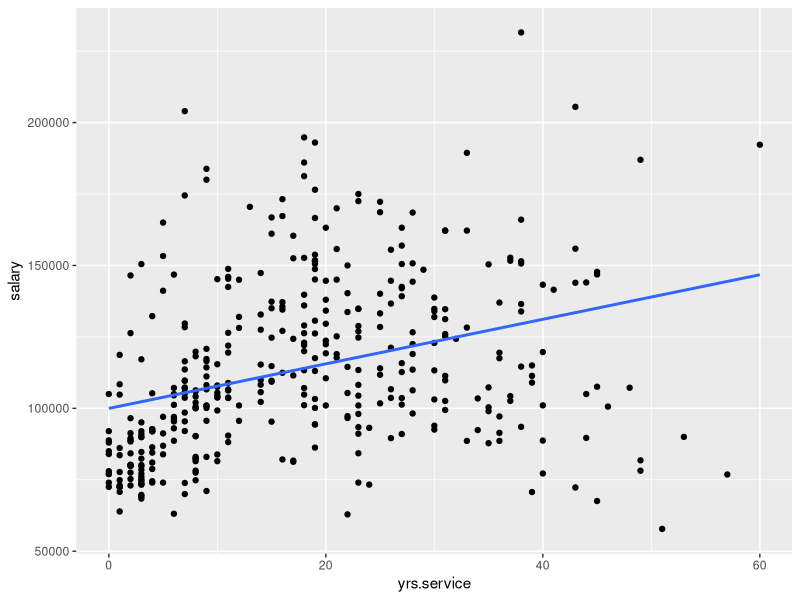
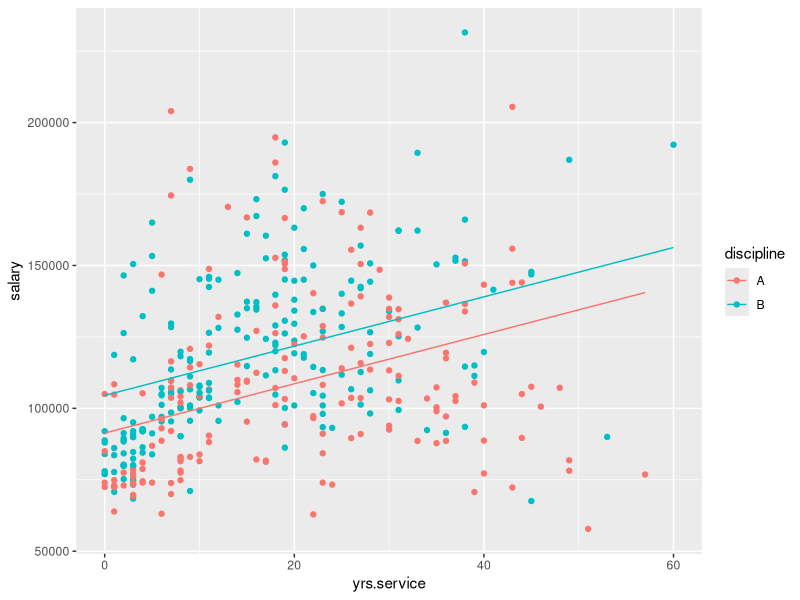
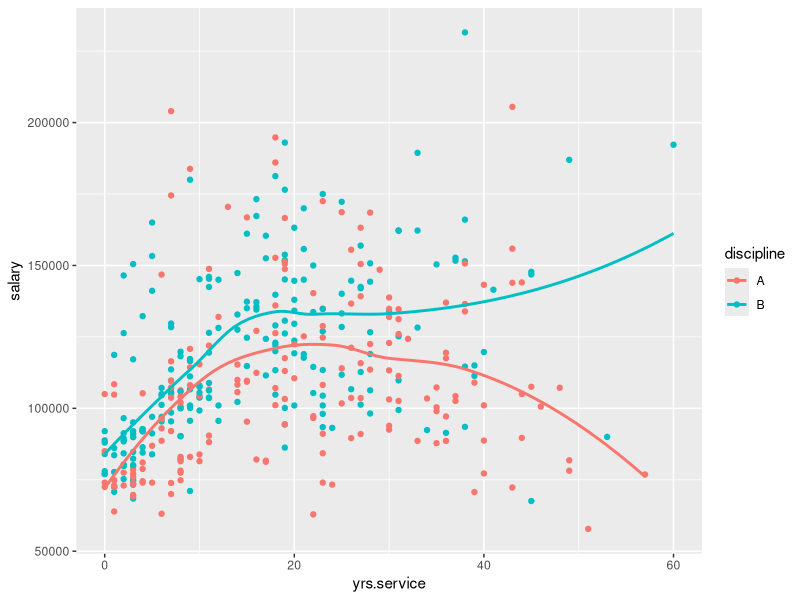
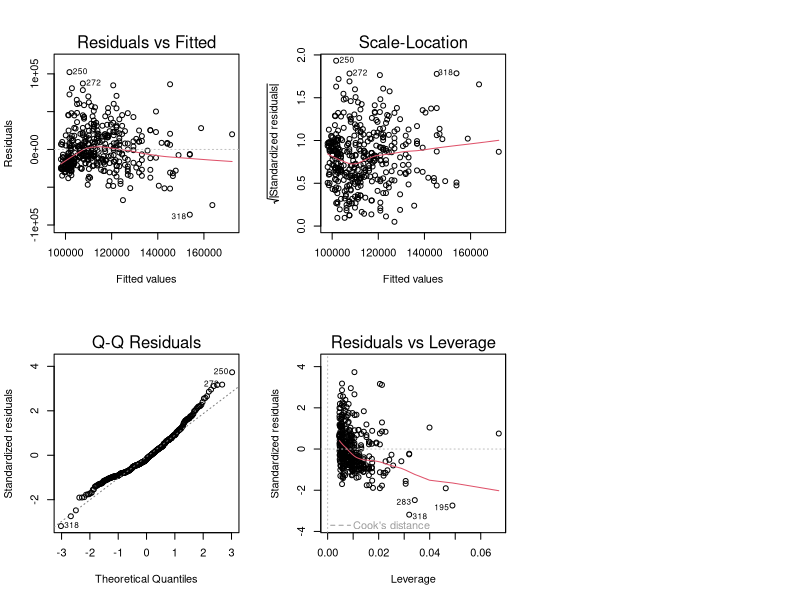

Recreate these plots in R, in order.
### Stats with R Exercise sheet 7

##############################################################################
#Week8: Checking Assumptions underlying ANOVA and linear regression
##############################################################################

## This exercise sheet contains the exercises that you will need to complete and 
## submit by 23:55 on Thursday, December 28. Write the code below the questions. 
## If you need to provide a written answer, comment this out using a hashtag (#). 
## Submit your homework via cms

## Please write below your (and your teammates) name, matriculation number. 
## Name:
## Matriculation number:
## Name:
## Matriculation number:
## Name:
## Matriculation number:

###############################################################################
###############################################################################

# The following line of code clears your workspace.

rm(list = ls())

################################
### Please, use ggplot to make plots in all exercises unless specified differently!
################################

################################
### Exercise 1 ANOVA assumptions
################################
library(MASS)
library(dplyr)
library(tidyr)
library(ggplot2)
library(car)
library(ggplot2)

data_long = anorexia%>% pivot_longer(c(Postwt,Prewt), names_to = "Time", values_to = "Weight") %>%
  mutate(Time = factor(Time, levels=c("Prewt","Postwt")))
## a) Please rerun the two-way interaction model from sheet 5 (modelling weight by time and treatment and
##  their interaction for the data_long data set)

## b) Run the levene test for this model

## c) What do you conclude?

## d) Look at homoscedacity using plots instead

################################
### Exercise 2 LM assumptions
################################

##a) Load the dataset Salaries from package carData and store it in a variable called data. 
# Familiarize yourself with the content of the dataset: https://r-data.pmagunia.com/dataset/r-dataset-package-car-salaries

data <- Salaries

## b) Run a simple regression, just including 'years in service' as predictor and salary as the dependent variable
##  Store it in lm1

lm1 <- lm(formula = salary ~ yrs.service, data=data)

## c) Report and explain the effect of 'years in service'

#### For every year in service, salary increases by 779.6 dollars.

## d) Make a scatterplot of salary by 'years in service', including the regression line

ggplot(data, aes(x=yrs.service, y=salary)) +
  geom_point() +
  geom_smooth(method='lm', se=FALSE)

## e) Next, fit a model of salary including 'years in service' and discipline as predictors, store it in lm2

lm2 <- lm(formula = salary ~ yrs.service + discipline + 0, data=data)

## f) Report and explain the effects of 'years in service' and discipline.

#### For every year in service, salary is expected to increase by 862.8 dollars. 
#### The salary with no years of service is expected to be 91335.8 dollars if 
#### the professor is of discipline A. The salary with no years of service is
#### expected to be 104519.9 dollars if the professor is of discipline B.

##  Next we want to plot a model where both predictors are shown. For those we first store the predicted values
## of our model:
data$sal_pred = fitted(lm2)

## g) Now, plot the original data (salary by 'years in service' with different colors for disicpline), but use the 
## fitted values (sal_pred) inside geom_smooth() or geom_line(), otherwise, it will display regression lines 
## assuming an interaction
## The resulting plot should show the data points in different colors and two parallel regression lines.

ggplot(data, aes(x=yrs.service, y=salary, color=discipline)) +
  geom_point() +
  geom_line(data=data,aes(x=yrs.service, y=sal_pred, color=discipline))

## h) Run a regression model that includes also the interaction between 'years in service' and discipline and store it
##  as lm3

lm3 <- lm(formula = salary ~ yrs.service + discipline + 
            yrs.service * discipline + 0, data=data)

## i) Plot the results of the model! (This time no need to specify the pred data set)

ggplot(data, aes(x=yrs.service, y=salary, color=discipline)) +
  geom_point() +
  geom_smooth(se=FALSE)

## j) Report the results of lm3 and interpret with the help of the graph in i)

#### For professors of discipline A, salary is predicted to increase rapidly
#### until about 15 years of service, plateau until about 35 years of service
#### and increase at a moderate rate thereafter.

#### For professors of discipline B, salary is predicted to rapidly increase 
#### until about 10 years of service, increase at a steadily decreasing rate  
#### until about 20 years of service and then decrease at a steadily increasing
#### rate thereafter.

## k) To do model checking on your model lm3, i.e. inspect the standard model plots provided by R (no ggplot, 
## see lecture notes for syntax)

par(mfcol=c(2,3))
plot(lm3)
which=seq(1,6)

## l) Which plot do you turn to to check for homogeneity of residuals (homoscedasticity)? What do you conclude?

#### You turn to the Scale-Location plot. The red line is approximately flat and 
#### horizontal. This indicates that variance is nearly constant. 

## m) Which one do you use for normality of residuals? What is your conclusion?

#### You use the Q-Q Residuals plot for the normality of residuals. The points 
#### approximately follow the straight, dotted line, which indicates that the 
#### residuals are normally distributed.

################################
### Exercise 3 LM outliers
################################

## a) run a lm model on the same data set, but this time, using the predictors discipline and yrs since phd 
##  and their interaction and assign the result to lm4

lm4 <- lm(formula = salary ~ yrs.since.phd + discipline + 
            yrs.since.phd * discipline + 0, data=data)

## b) look at the model summary. Which effects are significant?

#### The effect of years since phd and discipline on salary are significant with
#### alpha = 0.05; however, the effect of the interaction between years since phd 
#### and discipline on salary is not significant.

## c) How do you check for influential data points (aka bad outliers)?

## d) Try fitting the same model with the most suspicious data point excluded. What do you find?
